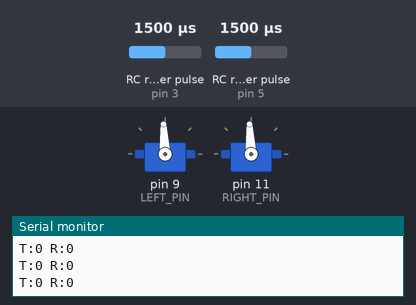
The sketch below on a simulated Arduino Uno, built with avr-gcc and run on an emulated ATmega328P. Parts: 2 × servo, the last lines printed to the serial monitor. Wiring (inferred from the names in the program): 2 × RC receiver channel: data pin 3 / data pin 5. Inputs (shaded band) come from the test bench; at power-on: RC receiver pulse (sensors on pin 5, pin 3) 1500 µs.

Above: at 6.2 s.
6.3 s: RC receiver pulse (sensor on pin 5) set to 1980 µs
At 7.5 s:
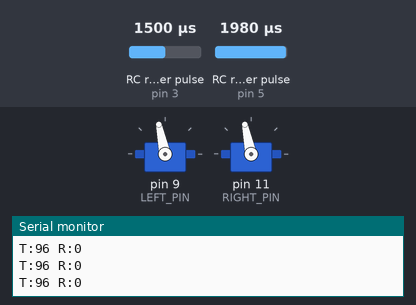
7.8 s: RC receiver pulse (sensor on pin 3) set to 1020 µs
At 8.1 s:
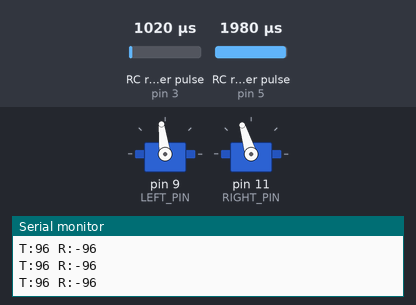
9.3 s: RC receiver pulse (sensor on pin 3) set to 1980 µs
At 10.0 s:
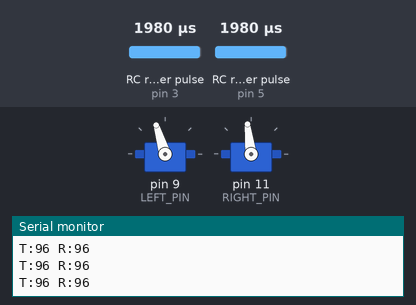
10.8 s: RC receiver pulse (sensor on pin 5) set to 1020 µs
At 11.5 s:
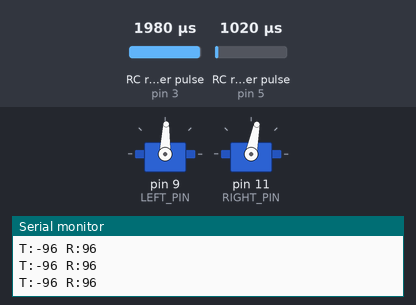
12.3 s: RC receiver pulse (sensor on pin 3) set to 1020 µs
At 13.4 s:
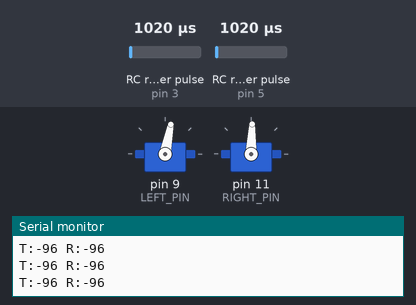
Timing chart, 0 to 14.8 s (numbered marks = the images above; inputs shaded):
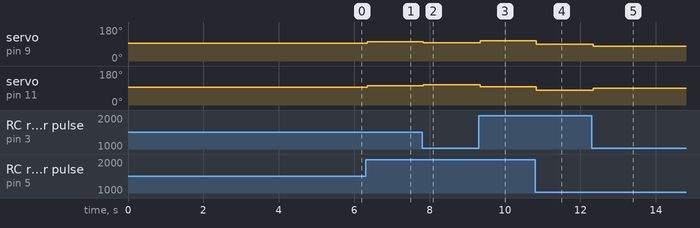

Measured:
- after the input at 6.3 s, servo on pin 9 (LEFT_PIN), servo on pin 11 (RIGHT_PIN): 93° → 102° at once
- after the input at 7.8 s, servo on pin 9 (LEFT_PIN): 102° → 97° at once; servo on pin 11 (RIGHT_PIN): 102° → 107° at once
- after the input at 9.3 s, servo on pin 9 (LEFT_PIN): 97° → 107° at once; servo on pin 11 (RIGHT_PIN): 107° → 97° at once
- after the input at 10.8 s, servo on pin 9 (LEFT_PIN): 107° → 88° at once; servo on pin 11 (RIGHT_PIN): 97° → 79° at once
- after the input at 12.3 s, servo on pin 9 (LEFT_PIN): 88° → 79° at once; servo on pin 11 (RIGHT_PIN): 79° → 88° at once

The sketch:

fs_i6_control_motor.ino
```cpp
#include <Servo.h>

#define CH1 3   // Right Stick Horizontal
#define CH2 5   // Throttle (Left Stick Vertical)

const int LEFT_PIN = 9;
const int RIGHT_PIN = 11;
const int PWM_STOP = 1500;
const int DEADZONE = 20;
const int PWM_MIN = 1400;
const int PWM_MAX = 1600;

Servo leftESC, rightESC;

// Single-point signal reading
struct Signal {
  int throttle;
  int rotation;
  bool valid;
};

Signal readSignals() {
  Signal sig;

  // Read raw pulses first
  unsigned long rotPulse = pulseIn(CH1, HIGH, 30000);
  unsigned long thrPulse = pulseIn(CH2, HIGH, 30000);

  sig.valid = (rotPulse > 800 && rotPulse < 2200) &&
              (thrPulse > 800 && thrPulse < 2200);

  // Map values only once
  sig.rotation = map(rotPulse, 1000, 2000, -100, 100);
  sig.throttle = map(thrPulse, 1000, 2000, -100, 100);

  return sig;
}

void setup() {
  Serial.begin(115200);
  leftESC.attach(LEFT_PIN);
  rightESC.attach(RIGHT_PIN);
  leftESC.writeMicroseconds(PWM_STOP);
  rightESC.writeMicroseconds(PWM_STOP);
  delay(5000);
}

void loop() {
  Signal sig = readSignals();

  if (!sig.valid) {
    leftESC.writeMicroseconds(PWM_STOP);
    rightESC.writeMicroseconds(PWM_STOP);
    Serial.println("Signal error!");
    return;
  }

  // Deadzone handling
  if(abs(sig.throttle) < DEADZONE) sig.throttle = 0;
  if(abs(sig.rotation) < DEADZONE) sig.rotation = 0;

  // Single calculation path
  int basePWM = map(sig.throttle, -100, 100, PWM_MIN, PWM_MAX);
  int diff = map(sig.rotation, -100, 100, -50, 50);

  leftESC.writeMicroseconds(constrain(basePWM + diff, 1100, 1900));
  rightESC.writeMicroseconds(constrain(basePWM - diff, 1100, 1900));

  Serial.print("T:"); Serial.print(sig.throttle);
  Serial.print(" R:"); Serial.println(sig.rotation);

  delay(20);
}
```
